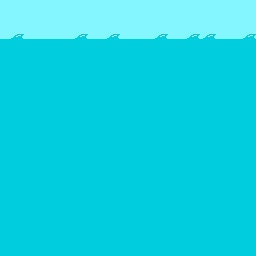

This is a level from a 2D game, rendered from its Tiled map with the project's own tilesets. A one-line summary and the complete map file follow:
An orthogonal 32x32 tile map with 8x8 px tiles, 1 tile layer (Tile Layer 1), 2 tilesets.

<map version="1.10" tiledversion="1.10.2" orientation="orthogonal" renderorder="right-down" width="32" height="32" tilewidth="8" tileheight="8" infinite="0" nextlayerid="2" nextobjectid="1">
 <editorsettings>
  <export target="../fishscreentilesetmap.c" format="gba" />
 </editorsettings>
 <tileset firstgid="1" source="../../Mode0Demo 2/assets/fishscreentileset.tsx" />
 <tileset firstgid="46" source="fishscreentileset.tsx" />
 <layer id="1" name="Tile Layer 1" width="32" height="32">
  <data encoding="csv">
2,2,2,2,2,2,2,2,2,2,2,2,2,2,2,2,2,2,2,2,2,2,2,2,2,2,2,2,2,2,2,2,
2,2,2,2,2,2,2,2,2,2,2,2,2,2,2,2,2,2,2,2,2,2,2,2,2,2,2,2,2,2,2,2,
2,2,2,2,2,2,2,2,2,2,2,2,2,2,2,2,2,2,2,2,2,2,2,2,2,2,2,2,2,2,2,2,
2,2,2,2,2,2,2,2,2,2,2,2,2,2,2,2,2,2,2,2,2,2,2,2,2,2,2,2,2,2,2,2,
55,89,90,55,55,55,55,55,55,89,90,55,55,89,90,55,55,55,55,89,90,55,55,89,90,89,90,55,55,55,89,90,
1,1,1,1,1,1,1,1,1,1,1,1,1,1,1,1,1,1,1,1,1,1,1,1,1,1,1,1,1,1,1,1,
1,1,1,1,1,1,1,1,1,1,1,1,1,1,1,1,1,1,1,1,1,1,1,1,1,1,1,1,1,1,1,1,
1,1,1,1,1,1,1,1,1,1,1,1,1,1,1,1,1,1,1,1,1,1,1,1,1,1,1,1,1,1,1,1,
1,1,1,1,1,1,1,1,1,1,1,1,1,1,1,1,1,1,1,1,1,1,1,1,1,1,1,1,1,1,1,1,
1,1,1,1,1,1,1,1,1,1,1,1,1,1,1,1,1,1,1,1,1,1,1,1,1,1,1,1,1,1,1,1,
1,1,1,1,1,1,1,1,1,1,1,1,1,1,1,1,1,1,1,1,1,1,1,1,1,1,1,1,1,1,1,1,
1,1,1,1,1,1,1,1,1,1,1,1,1,1,1,1,1,1,1,1,1,1,1,1,1,1,1,1,1,1,1,1,
1,1,1,1,1,1,1,1,1,1,1,1,1,1,1,1,1,1,1,1,1,1,1,1,1,1,1,1,1,1,1,1,
1,1,1,1,1,1,1,1,1,1,1,1,1,1,1,1,1,1,1,1,1,1,1,1,1,1,1,1,1,1,1,1,
1,1,1,1,1,1,1,1,1,1,1,1,1,1,1,1,1,1,1,1,1,1,1,1,1,1,1,1,1,1,1,1,
1,1,1,1,1,1,1,1,1,1,1,1,1,1,1,1,1,1,1,1,1,1,1,1,1,1,1,1,1,1,1,1,
1,1,1,1,1,1,1,1,1,1,1,1,1,1,1,1,1,1,1,1,1,1,1,1,1,1,1,1,1,1,1,1,
1,1,1,1,1,1,1,1,1,1,1,1,1,1,1,1,1,1,1,1,1,1,1,1,1,1,1,1,1,1,1,1,
1,1,1,1,1,1,1,1,1,1,1,1,1,1,1,1,1,1,1,1,1,1,1,1,1,1,1,1,1,1,1,1,
1,1,1,1,1,1,1,1,1,1,1,1,1,1,1,1,1,1,1,1,1,1,1,1,1,1,1,1,1,1,1,1,
1,1,1,1,1,1,1,1,1,1,1,1,1,1,1,1,1,1,1,1,1,1,1,1,1,1,1,1,1,1,1,1,
1,1,1,1,1,1,1,1,1,1,1,1,1,1,1,1,1,1,1,1,1,1,1,1,1,1,1,1,1,1,1,1,
1,1,1,1,1,1,1,1,1,1,1,1,1,1,1,1,1,1,1,1,1,1,1,1,1,1,1,1,1,1,1,1,
1,1,1,1,1,1,1,1,1,1,1,1,1,1,1,1,1,1,1,1,1,1,1,1,1,1,1,1,1,1,1,1,
1,1,1,1,1,1,1,1,1,1,1,1,1,1,1,1,1,1,1,1,1,1,1,1,1,1,1,1,1,1,1,1,
1,1,1,1,1,1,1,1,1,1,1,1,1,1,1,1,1,1,1,1,1,1,1,1,1,1,1,1,1,1,1,1,
1,1,1,1,1,1,1,1,1,1,1,1,1,1,1,1,1,1,1,1,1,1,1,1,1,1,1,1,1,1,1,1,
1,1,1,1,1,1,1,1,1,1,1,1,1,1,1,1,1,1,1,1,1,1,1,1,1,1,1,1,1,1,1,1,
1,1,1,1,1,1,1,1,1,1,1,1,1,1,1,1,1,1,1,1,1,1,1,1,1,1,1,1,1,1,1,1,
1,1,1,1,1,1,1,1,1,1,1,1,1,1,1,1,1,1,1,1,1,1,1,1,1,1,1,1,1,1,1,1,
1,1,1,1,1,1,1,1,1,1,1,1,1,1,1,1,1,1,1,1,1,1,1,1,1,1,1,1,1,1,1,1,
1,1,1,1,1,1,1,1,1,1,1,1,1,1,1,1,1,1,1,1,1,1,1,1,1,1,1,1,1,1,1,1
</data>
 </layer>
</map>
